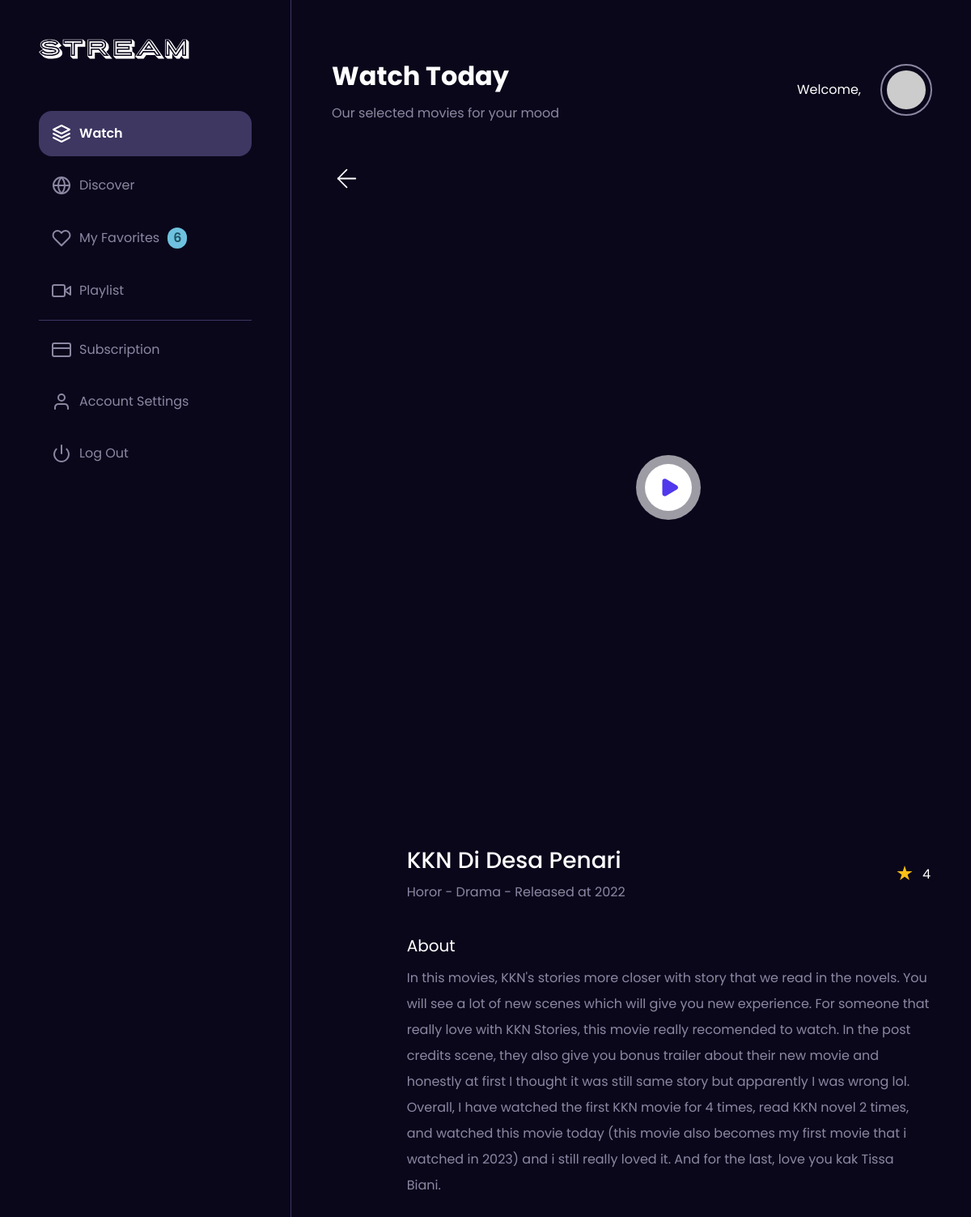
/dashboard-movie_details.php?id=11, run on the app's committed database.
### tables this page shows
CREATE TABLE `movie` (
  `id_movie` int(11) NOT NULL,
  `title` varchar(255) NOT NULL,
  `description` text NOT NULL,
  `genre` varchar(255) NOT NULL,
  `is_feature` varchar(4) NOT NULL DEFAULT '0',
  `rating` varchar(11) NOT NULL,
  `year` year(4) NOT NULL,
  `link_movie` text NOT NULL,
  `img_movie` text NOT NULL
);

### models/Movie.php (called while the page is built, shortened)
<?php
class Movie
{
    static function getMovie($id)
    {
        $koneksi = koneksi();
        if ($id != null or $id != '') {
            $sql = "SELECT * FROM movie WHERE id_movie = ? ";
            $stmt  = $koneksi->prepare($sql);
            $stmt->execute([$id]);
            return $stmt->fetch();
        } else {
            $sql = "SELECT * FROM movie";
            return $koneksi->query($sql);
        }
    }
}

### controllers/Movie.php (called while the page is built, shortened)
<?php
require_once __DIR__ . './../models/Movie.php';
function movie($id)
{
    $data = Movie::getMovie($id);
    return $data;
}

### dashboard-movie_details.php (the view, shortened to what this page needs)
<?php
require_once __DIR__ . '/controllers/Movie.php';
$movie = movie($_GET['id']);
?>
<!DOCTYPE html>
<html lang="en" class="scroll-smooth">
<head>
    <script src="https://cdn.tailwindcss.com"></script>
    <link rel="stylesheet" href="https://unpkg.com/flickity@2/dist/flickity.min.css" />
    <script src="assets/script/tailwind-config.js"></script>
</head>
<body class="bg-stream-dark font-poppins">
    <div class="mx-auto max-w-screen hidden lg:block">
        <aside class="fixed z-50 w-[360px] bg-stream-dark">
            <div class="flex flex-col p-12 border-r border-softpur overflow-y-auto h-screen">
                <a href="/">
                    <img src="assets/images/stream.svg" alt="">
                </a>
                <div class="links flex flex-col mt-16 gap-2">
                    <a href="dashboard.php" class="side-link active">
                        Watch
                    </a>
                    <a href="!#" class="side-link group">
                        Discover
                    </a>
                    <a href="!#" class="side-link">
                        My Favorites
                        <span class="bg-[#6EC2DF] text-[#1E5062] text-base rounded-full font-semibold text-center px-[7px] py-[1px]">6</span>
                    </a>
                    <a href="!#" class="side-link">
                        Playlist
                    </a>
                    <div class="flex border-t border-softpur"></div>
                    <a href="dashboard-subscription.php" class="side-link">
                        Subscription
                    </a>
                    <a href="!#" class="side-link">
                        Account Settings
                    </a>
                    <a href="controllers/Auth.php?action=logout" class="side-link">
                        Log Out
                    </a>
                </div>
            </div>
        </aside>
        <div class="ml-[410px] pr-[50px] overflow-hidden">
            <div class="py-[70px] flex flex-col gap-[50px]">
                <div class="flex justify-between items-center">
                    <div class="flex flex-col gap-[10px]">
                        <div class="font-bold text-[32px] text-white">
                            Watch Today
                        </div>
                        <p class="mb-0 text-stream-gray text-base">Our selected movies for your mood</p>
                    </div>
                    <div class="flex items-center gap-[26px]">
                        <span class="text-white text-base">Welcome, <?= $_SESSION['auth']['name'] ?></span>
                        <div class="collapsible-dropdown flex flex-col gap-2 relative">
                            <a href="#!" class="outline outline-2 outline-stream-gray p-[6px] rounded-full w-[60px] dropdown-button" data-target="#dropdown-stream">
                                <img src="https://ui-avatars.com/api/?name=<?= $_SESSION['auth']['name'] ?>&background=random&rounded=true&bold=true" class="rounded-full object-cover w-full" alt="stream" />
                            </a>
                        </div>
                    </div>
                </div>
                <div class="flex gap-14 items-start">
                    <a href="dashboard.html">
                        <img src="assets/images/ic_arrow-left-normal.svg" alt="">
                    </a>
                    <div class="flex flex-col gap-10 w-full">
                        <div class="relative overflow-hidden group h-[50rem] rounded-[30px]">
                            <div class="absolute top-1/2 left-1/2 -translate-x-1/2 -translate-y-1/2 z-20">
                                <img src="assets/images/ic_play.svg" class="object-cover rounded-[30px]" alt="">
                            </div>
                            <a href="watching.php?id=<?= $movie['id_movie']?>" class="inset-0 absolute z-50"></a>
                        </div>
                        <div class="flex items-center justify-between">
                            <div>
                                <div class="text-white font-medium text-[28px] capitalize">
                                    <?= $movie['title']?>
                                </div>
                                <p class="text-stream-gray text-base mt-[6px]">
                                <?= $movie['genre']?> - Released at <?= $movie['year']?>
                                </p>
                            </div>
                            <div class="inline-flex items-center gap-[6px]">
                                <img src="assets/images/ic_star.svg" alt="">
                                <div class="text-base text-white ml-[6px] mt-1">
                                <?= $movie['rating']?>
                                </div>
                            </div>
                        </div>
                        <div>
                            <div class="text-xl text-white">About</div>
                            <p class="max-w-[700px] mt-[10px] text-stream-gray text-base leading-8">
                            <?= $movie['description']?>
                            </p>
                        </div>
                    </div>
                </div>
            </div>
        </div>
    </div>
</body>
</html>

### data on the page
movie: title "KKN Di Desa Penari", genre "Horor - Drama", year "2022", rating "4", description "In this movies, KKN's stories more closer with story that we read in the novels. You will see a lot of new scenes which will give you new experience. For someone that really love with KKN Stories, this movie really recomended to watch. In the post credits scene, they also give you bonus trailer about their new movie and honestly at first I thought it was still same story but apparently I was wrong lol. Overall, I have watched the first KKN movie for 4 times, read KKN novel 2 times, and watched this movie today (this movie also becomes my first movie that i watched in 2023) and i still really loved it. And for the last, love you kak Tissa Biani."
